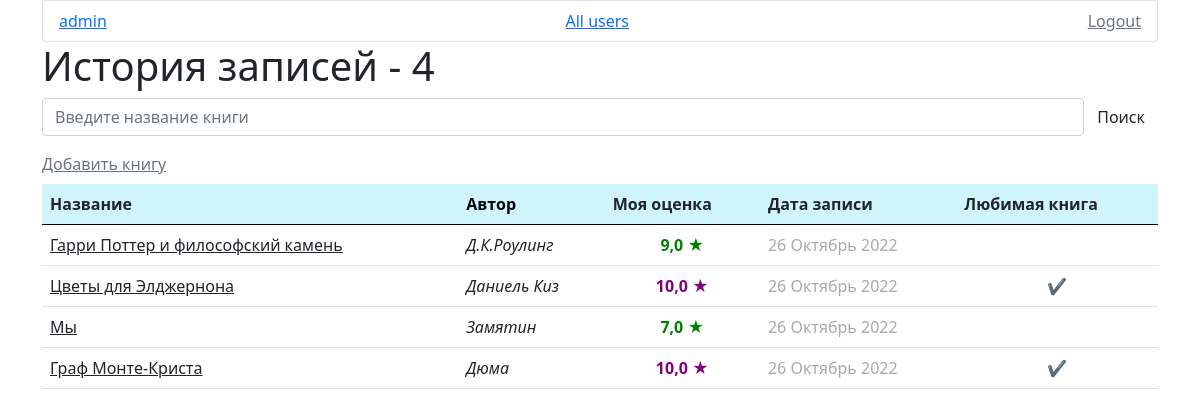
/ (signed in), run on an earlier commit of the app's database.
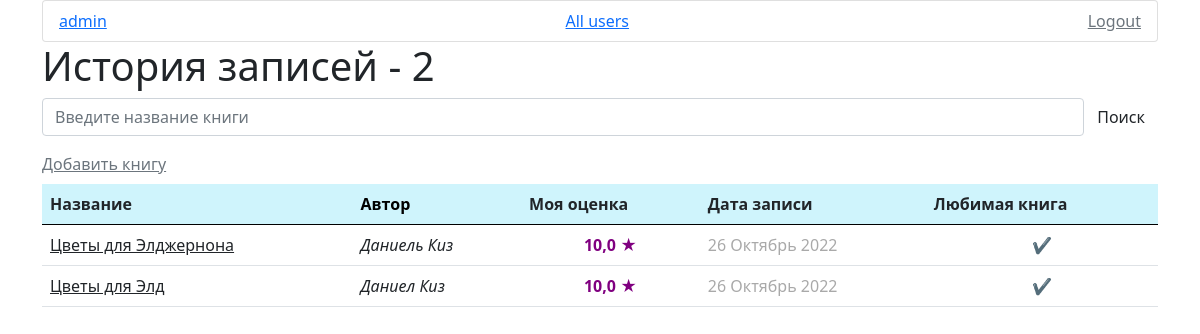
And on a later commit of the database.
### book/models.py (models this page shows, shortened)
class Book(models.Model):
    user = models.ForeignKey(User, on_delete=models.CASCADE, verbose_name='Пользователь')
    title = models.CharField(max_length=255, verbose_name='Название книги')
    author = models.CharField(max_length=100, verbose_name='Автор книги')
    description = models.CharField(max_length=255, verbose_name='Описание книги', null=True, blank=True)
    category = models.CharField(max_length=50, choices=Category.choices, verbose_name='Категория', default='artistic')
    photo = models.ImageField(upload_to='photos/%Y/%m/%d/', verbose_name='Обложка', blank=True, null=True)
    review = models.TextField(blank=True, null=True, verbose_name='Рецензия')
    rating = models.FloatField(validators=[MinValueValidator(0.0), MaxValueValidator(10.0)],
                               verbose_name='Оценка')
    time_create = models.DateTimeField(auto_now_add=True, verbose_name='Время создание')
    time_update = models.DateTimeField(auto_now=True, verbose_name='Время обновления')
    favorite = models.BooleanField(default=False, verbose_name='Любимая книга')
    def get_absolute_url(self):
        return reverse('profile:book', kwargs={'book_id': self.pk})
    class Meta:
        verbose_name = 'Книга'
        verbose_name_plural = 'Книги'

### book/views.py (the view)
# urls.py: path('', BookListView.as_view(), name='profile'),
class BookListView(LoginRequiredMixin, BookMixinData, ListView):
    login_url = '/users/login/'
    def get_queryset(self):
        return Book.objects.filter(user=self.request.user).order_by('-time_create')

### book/utils.py (called while the page is built)
    def get_context_data(self, *, object_list=None, **kwargs):
        context = super().get_context_data()
        context['story'] = 'История записей -'
        context['amout_books'] = Book.objects.filter(user=self.request.user).count()
        return context

### templates/book/profile.html (shortened to what this page needs)
{% extends 'book/base.html' %}
{% block content %}
    <div><h1>{{ story }} {{ amout_books }}</h1></div>
    <form action="{% url 'profile:search' %}" method="get" class="d-flex editContent mb-3">
    <input type="search" name="search" class="form-control" placeholder="Введите название книги">
    <button class="btn" type="submit">Поиск</button>
    </form>
    <div class="mb-2"><a href="{% url 'profile:add_book' %}" class="link-secondary">Добавить книгу</a></div>
    <table class="table table-hover">
    <thead class="table-info">
        <th class="col"><a href="{% url 'profile:order_by_title' %}" style="text-decoration: none; color: #212529">Название</a></th>
        <th class="col">Автор</th>
        <th class="col"><a href="{% url 'profile:order_by_rating' %}" style="text-decoration: none; color: #212529">Моя оценка</a></th>
        <th class="col"><a href="{% url 'profile:order_by_time_create' %}" style="text-decoration: none; color: #212529">Дата записи</a></th>
        <th class="col"><a href="{% url 'profile:favorite_books' %}" style="text-decoration: none; color: #212529">Любимая книга</a></th>
    </thead>
    <tbody>
    {% for book in books %}
        <tr>
            <td><a href="{{ book.get_absolute_url }}" class="link-dark">{{ book.title }}</a></td>
            <td style="font-style: italic;">{{ book.author }}</td>
            {% if book.favorite %}
            <td class='rating' style="color: purple; font-weight: bold">{{ book.rating }}   &#9733;</td>
            {% else %}
                {% if book.rating  >= 7 %}
                <td class='rating' style="color: green; font-weight: bold">{{ book.rating }}   &#9733;</td>
                 {% else %}
                 {% if book.rating < 5 %}
                 <td class='rating' style="color: red; font-weight: bold">{{ book.rating }}   &#9733;</td>
                 {% else %}
                 <td class='rating' style="color: gray; font-weight: bold">{{ book.rating }}   &#9733;</td>
                 {% endif %}
                {% endif %}
            {% endif %}
            <td style="color: darkgray">{{ book.time_create | date:'d F Y'}}</td>
            {% if book.favorite %}
            <td class="rating">&#10004;</td>
            {% else %}
            <td></td>
            {% endif %}
        </tr>
    {% endfor %}
    </tbody>
    </table>
{% endblock %}

What changed in the data, as far as the page shows it:
removed Book: title "Гарри Поттер и философский камень", author "Д.К.Роулинг", rating "9,0", time_create "26 Октябрь 2022", favorite False (drawn)
removed Book: title "Мы", author "Замятин", rating "7,0", time_create "26 Октябрь 2022", favorite False (drawn)
removed Book: title "Граф Монте-Криста", author "Дюма", rating "10,0", time_create "26 Октябрь 2022"
added Book: title "Цветы для Элд", author "Даниел Киз", rating "10,0", time_create "26 Октябрь 2022"
Also different on the page:
{{ amout_books }}: "4" → "2"
